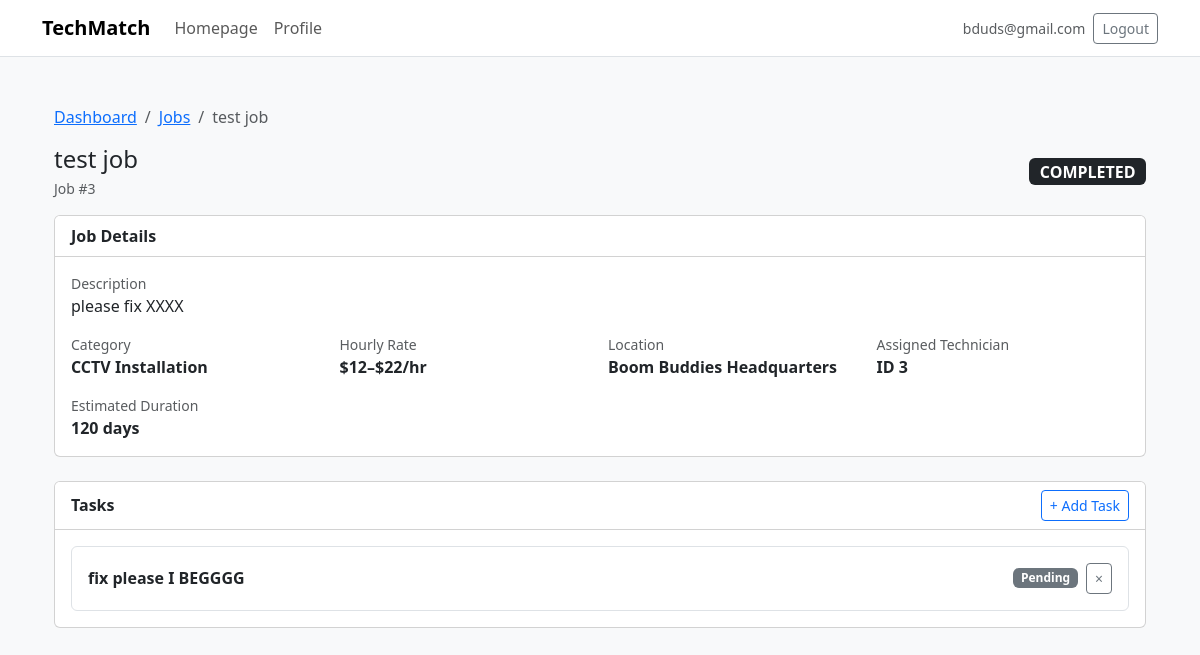
The page /business/jobs/3 (signed in) on the database its author committed.
### tables this page shows
CREATE TABLE users (
    id INTEGER PRIMARY KEY AUTOINCREMENT,
    email TEXT NOT NULL UNIQUE,
    password_hash TEXT NOT NULL,
    role TEXT NOT NULL CHECK(role IN ('ADMIN','TECHNICIAN','BUSINESS')),
    is_active INTEGER NOT NULL DEFAULT 1,
    -- derived from verification workflow; kept for quick gating & UI consistency
    is_verified INTEGER NOT NULL DEFAULT 0,
    -- used for agency/admin created technician accounts
    force_password_change INTEGER NOT NULL DEFAULT 0,
    password_changed_at INTEGER,
    created_at INTEGER NOT NULL,
    last_login_at INTEGER
);

CREATE TABLE jobs (
    id INTEGER PRIMARY KEY AUTOINCREMENT,
    business_id INTEGER NOT NULL,
    title TEXT NOT NULL,
    description TEXT NOT NULL,
    service_category TEXT NOT NULL,
    hourly_rate_min INTEGER NOT NULL,
    hourly_rate_max INTEGER NOT NULL,
    location TEXT,
    start_date INTEGER,                -- new (Unix timestamp)
    end_date INTEGER,                  -- new (Unix timestamp)
    status TEXT NOT NULL CHECK(
        status IN (
            'OUTGOING',
            'ACTIVE',
            'PENDING_CONFIRMATION',
            'COMPLETED',
            'CANCELLED'
        )
    ),
    assigned_technician_id INTEGER,
    created_at INTEGER NOT NULL,
    updated_at INTEGER NOT NULL,
    FOREIGN KEY(business_id) REFERENCES users(id),
    FOREIGN KEY(assigned_technician_id) REFERENCES users(id)
);

CREATE TABLE job_tasks (
    id INTEGER PRIMARY KEY AUTOINCREMENT,
    job_id INTEGER NOT NULL,
    title TEXT NOT NULL,
    is_completed INTEGER NOT NULL DEFAULT 0,
    completed_at INTEGER,
    created_at INTEGER NOT NULL,  -- Added for task creation timestamp
    FOREIGN KEY(job_id) REFERENCES jobs(id)
);

### app/routes/business_routes.py (the view)
@bp.get("/jobs/<int:job_id>")
@login_required
@role_required("BUSINESS")
@verification_required
def job_detail(job_id):
    user_id = session["user_id"]
    job = get_job_details_for_business(job_id, user_id)
    if job is None:
        abort(404)
    return render_template("business/job_detail.html", job=job)

### app/db.py (called while the page is built)
def get_db():
    if "db" not in g:
        g.db = sqlite3.connect(current_app.config["DATABASE"])
        g.db.row_factory = sqlite3.Row
    return g.db

### app/services/jobs.py (called while the page is built)
def _conn():
    conn = sqlite3.connect(current_app.config["DATABASE"])
    conn.row_factory = sqlite3.Row
    return conn

def get_job_details_for_business(job_id: int, business_id: int) -> Optional[dict]:
    conn = _conn()
    cur = conn.cursor()
    cur.execute("SELECT * FROM jobs WHERE id = ? AND business_id = ?", (job_id, business_id))
    job = cur.fetchone()
    if not job:
        conn.close()
        return None
    job = dict(job)
    cur.execute("SELECT * FROM job_tasks WHERE job_id = ? ORDER BY id", (job_id,))
    tasks = [dict(t) for t in cur.fetchall()]
    job["tasks"] = tasks
    cur.execute("SELECT COUNT(*) AS cnt FROM job_applications WHERE job_id = ? AND status = 'APPLIED'", (job_id,))
    cnt = cur.fetchone()["cnt"]
    job["application_count"] = cnt
    conn.close()
    return job

### app/services/user_service.py (called while the page is built)
def get_user_by_id(user_id: int):
    db_path = current_app.config["DATABASE"]
    conn = sqlite3.connect(db_path)
    conn.row_factory = sqlite3.Row
    cur = conn.cursor()
    cur.execute("SELECT * FROM users WHERE id = ?", (user_id,))
    row = cur.fetchone()
    conn.close()
    return dict(row) if row else None

### app/services/verification_service.py (called while the page is built)
def get_latest_request_for_user(user_id: int):
    db = get_db()
    return db.execute(
        "SELECT * FROM verification_requests WHERE user_id = ? ORDER BY submitted_at DESC, id DESC LIMIT 1",
        (int(user_id),),
    ).fetchone()

### templates/business/job_detail.html (shortened to what this page needs)
{% extends "base.html" %}
{% block content %}
<div class="container py-4">
  <nav aria-label="breadcrumb" class="mb-3">
    <ol class="breadcrumb">
      <li class="breadcrumb-item"><a href="{{ url_for('business.dashboard') }}">Dashboard</a></li>
      <li class="breadcrumb-item"><a href="{{ url_for('business.list_jobs') }}">Jobs</a></li>
      <li class="breadcrumb-item active" aria-current="page">{{ job.title }}</li>
    </ol>
  </nav>
  <div class="d-flex flex-wrap justify-content-between align-items-center gap-2 mb-3">
    <div>
      <h2 class="h4 mb-1">{{ job.title }}</h2>
      <div class="text-muted small">Job #{{ job.id }}</div>
    </div>
    <div class="d-flex align-items-center gap-2">
      {% if job.status == 'COMPLETED' %}
        <span class="badge text-bg-dark fs-6">COMPLETED</span>
      {% elif job.status == 'ACTIVE' %}
        <span class="badge text-bg-success fs-6">ACTIVE</span>
      {% elif job.status == 'PENDING_CONFIRMATION' %}
        <span class="badge text-bg-warning fs-6">PENDING APPROVAL</span>
      {% else %}
        <span class="badge text-bg-primary fs-6">OPEN</span>
        <button class="btn btn-sm btn-outline-secondary" data-bs-toggle="modal" data-bs-target="#deleteJobModal">
          Delete Job
        </button>
      {% endif %}
    </div>
  </div>
  <div class="card mb-4">
    <div class="card-header bg-white">
      <div class="fw-semibold">Job Details</div>
    </div>
    <div class="card-body">
      <div class="row g-3">
        <div class="col-12">
          <div class="text-muted small">Description</div>
          <div>{{ job.description }}</div>
        </div>
        <div class="col-6 col-md-3">
          <div class="text-muted small">Category</div>
          <div class="fw-semibold">{{ job.service_category }}</div>
        </div>
        <div class="col-6 col-md-3">
          <div class="text-muted small">Hourly Rate</div>
          <div class="fw-semibold">${{ job.hourly_rate_min }}&ndash;${{ job.hourly_rate_max }}/hr</div>
        </div>
        <div class="col-6 col-md-3">
          <div class="text-muted small">Location</div>
          <div class="fw-semibold">{{ job.location or 'Not specified' }}</div>
        </div>
        <div class="col-6 col-md-3">
          <div class="text-muted small">Assigned Technician</div>
          <div class="fw-semibold">
            {% if job.assigned_technician_id %}ID {{ job.assigned_technician_id }}{% else %}Not yet assigned{% endif %}
          </div>
        </div>
        <div class="col-6 col-md-3">
          <div class="text-muted small">Estimated Duration</div>
          <div class="fw-semibold">
            {% if job.start_date and job.end_date %}
              {% set days = ((job.end_date - job.start_date) / 86400) | round | int %}
              {{ days }} day{{ 's' if days != 1 else '' }}
            {% else %}
              Not specified
            {% endif %}
          </div>
        </div>
      </div>
    </div>
  </div>
  <div class="card">
    <div class="card-header bg-white">
      <div class="d-flex justify-content-between align-items-center">
        <div class="fw-semibold">Tasks</div>
        <button class="btn btn-sm btn-outline-primary" data-bs-toggle="modal" data-bs-target="#addTaskModal">
          + Add Task
        </button>
      </div>
    </div>
    <div class="card-body">
      {% if job.tasks %}
        <div class="row g-2">
          {% for task in job.tasks %}
          <div class="col-12">
            <div class="border rounded p-3 d-flex justify-content-between align-items-center">
              <div class="fw-semibold">{{ task.title }}</div>
              <div class="d-flex align-items-center gap-2">
                {% if task.is_completed %}
                  <span class="badge text-bg-dark">Completed</span>
                {% else %}
                  <span class="badge text-bg-secondary">Pending</span>
                {% endif %}
                <button class="btn btn-sm btn-outline-secondary delete-task-btn"
                        data-task-id="{{ task.id }}"
                        data-task-title="{{ task.title }}">
                  &times;
                </button>
              </div>
            </div>
          </div>
          {% endfor %}
        </div>
      {% else %}
        <div class="text-muted">No tasks yet. Add tasks to give the technician a checklist.</div>
      {% endif %}
    </div>
  </div>
</div>
{% endblock %}

### templates/base.html (shortened to what this page needs)
<!doctype html>
<html lang="en">
<head>
  <link href="https://cdn.jsdelivr.net/npm/bootstrap@5.3.3/dist/css/bootstrap.min.css" rel="stylesheet">
  <link rel="stylesheet" href="{{ url_for('static', filename='app.css') }}">
</head>
<body class="bg-light">
  <nav class="navbar navbar-expand-lg navbar-light bg-white border-bottom">
    <div class="container">
      {% if session and session.get('user_id') %}
        {% if session.get('role') == 'ADMIN' %}
          <a class="navbar-brand fw-semibold" href="{{ url_for('admin.homepage') }}">TechMatch</a>
        {% else %}
          <a class="navbar-brand fw-semibold" href="{{ url_for('user.homepage') }}">TechMatch</a>
        {% endif %}
      {% else %}
        <a class="navbar-brand fw-semibold" href="{{ url_for('auth.landing') }}">TechMatch</a>
      {% endif %}
      <div class="collapse navbar-collapse" id="tmNav">
        <ul class="navbar-nav me-auto mb-2 mb-lg-0">
          {% if session and session.get('user_id') %}
            {% if session.get('role') == 'ADMIN' %}
               <li class="nav-item">
            <a class="nav-link {% if request.path.startswith('/admin/homepage') %}active{% endif %}" href="{{ url_for('admin.homepage') }}">Admin Homepage</a>
          </li>
          <li class="nav-item">
            <a class="nav-link {% if request.path.startswith('/admin/technicians') %}active{% endif %}" href="{{ url_for('admin.admin_technicians') }}">Technician Listing</a>
          </li>
          <li class="nav-item">
            <a class="nav-link {% if request.path.startswith('/admin/businesses') %}active{% endif %}" href="{{ url_for('admin.admin_businesses') }}">Business Listing</a>
          </li>
          <li class="nav-item">
            <a class="nav-link {% if request.path.startswith('/admin/audit-logs') %}active{% endif %}" href="{{ url_for('admin.audit_logs') }}">Audit Logs</a>
          </li>
            {% else %}
              <li class="nav-item"><a class="nav-link" href="{{ url_for('user.homepage') }}">Homepage</a></li>
<li class="nav-item"><a class="nav-link" href="{{ url_for('user.profile_get') }}">Profile</a></li>
            {% endif %}
          {% endif %}
        </ul>
        <div class="d-flex gap-2 align-items-center">
          {% if session and session.get('user_id') %}
            <span class="text-muted small d-none d-lg-inline">{{ session.get('email') }}</span>
            <form method="post" action="{{ url_for('auth.logout') }}" class="m-0">
              <button class="btn btn-outline-secondary btn-sm" type="submit">Logout</button>
            </form>
          {% else %}
            <a class="btn btn-outline-primary btn-sm" href="{{ url_for('auth.login_get') }}">Login</a>
          {% endif %}
        </div>
      </div>
    </div>
  </nav>
  <main class="py-4">
    <div class="container">
      {% block content %}{% endblock %}
    </div>
  </main>
</body>
</html>

### rows shown on the page
users: get "bduds@gmail.com"
jobs: title "test job", id "3", description "please fix XXXX", service_category "CCTV Installation", hourly_rate_min "12", hourly_rate_max "22", location "Boom Buddies Headquarters", assigned_technician_id "3"
job_tasks: title "fix please I BEGGGG", is_completed "Pending"

### other values the page prints
{{ days }} "120"
{{ 's' if days != 1 else '' }} "s"
